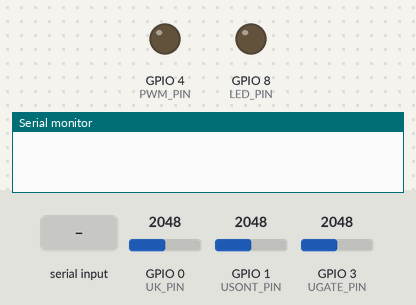
The sketch below on a simulated ESP32-C3. On the bench: output pins drawn as LEDs (lit = HIGH), the last lines printed to the serial monitor. The inputs (shaded band) are chosen by the test bench; at power-on: GPIO 1 (USONT_PIN) = 2048, GPIO 0 (UK_PIN) = 2048, GPIO 3 (UGATE_PIN) = 2048 (analog values on the 0–4095 scale).

Above: at 3.2 s.
3.3 s: "s" received over Serial
At 3.7 s:
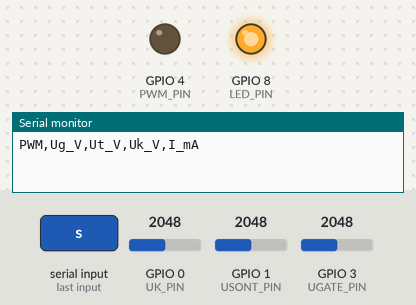
6.3 s: GPIO 1 (USONT_PIN) set to 475
9.3 s: GPIO 1 (USONT_PIN) set to 392
At 9.52 s:
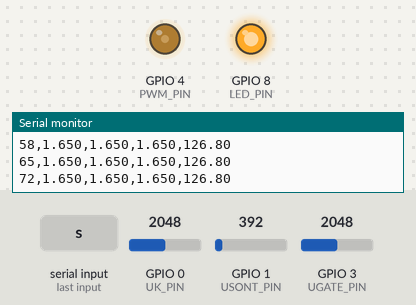
Timing chart, 0 to 12.3 s (numbered marks = the images above; inputs shaded):
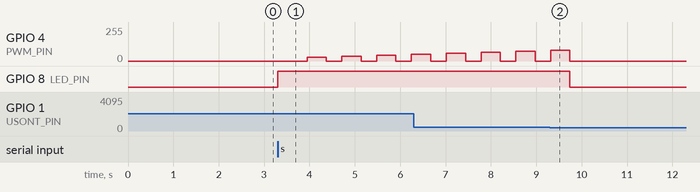

Measured:
- the behaviour switches between 436 and 435 on GPIO 1 (USONT_PIN) (found by bisection; images 1 and 2)
- after the input at 3.3 s, GPIO 4 (PWM_PIN): 0/255 → 30/255 after 0.65 s, → 0/255 0.43 s later, → 37/255 0.34 s later, → 0/255 0.43 s later, … (7 changes in this stretch); GPIO 8 (LED_PIN): LOW → HIGH at once
- after the input at 9.3 s, GPIO 4 (PWM_PIN): goes on until 9.7 s, then stays 0/255; GPIO 8 (LED_PIN): HIGH → LOW after 0.44 s

The sketch:

telep_rb2026.ino
```cpp
/*
  ESP32-C3 Super Mini – Optimalizált terhelésmérés (Tol=30, Ig=255, Step=7 10 Ohm, BC547, Rb 1K)
  Kimenet: PWM,Ug_V,Ut_V,Uk_V,I_mA  (CSV, vessző, tizedespont)
  Nagy felbontású átlagolással a lépcsőzetesség ellen.
*/

#include <Arduino.h>

// ======================== Lábkiosztás ========================
const uint8_t PWM_PIN   = 4;
const uint8_t UK_PIN    = 0;
const uint8_t USONT_PIN = 1;
const uint8_t UGATE_PIN = 3;

const uint8_t LED_PIN = 8;   // beépített LED GPIO8

// ======================== Feszültségosztó szorzók ========================
const float UK_SZORZO    = 1.0;
const float USONT_SZORZO = 1.0;
const float UGATE_SZORZO = 1.0;

// ======================== Mérési paraméterek ========================
const float SONT_OHM      = 10.0;
const float MAX_ARAM_mA   = 130.0;
const uint16_t MINTAK_SZAMA = 256;  // Átlagolás megemelve 16-ról 256-ra a sima görbéért

const unsigned long PIHENO_MS           = 300;
const unsigned long MERESI_IMPULZUS_MS  = 300;

// ======================== PWM beállítások ========================
const uint32_t PWM_FREKVENCIA_HZ = 5000;
const uint8_t PWM_FELBONTAS_BIT  = 8;

struct Meres {
  float uk_V;
  float usont_V;
  float ug_V;
  float aram_mA;
};

// ======================== Függvények ========================

float feszultsegMerese(uint8_t pin, float szorzo) {
  uint32_t osszeg_mV = 0;
  analogReadMilliVolts(pin);
  delayMicroseconds(100);

  // A megnövelt ciklus kiszűri az ADC bizonytalanságait
  for (uint16_t i = 0; i < MINTAK_SZAMA; i++) {
    osszeg_mV += analogReadMilliVolts(pin);
    delayMicroseconds(50);
  }
  float atlag_V = (osszeg_mV / (float)MINTAK_SZAMA) / 1000.0;
  return atlag_V * szorzo;
}

void terhelesKikapcsolasa() {
  ledcWrite(PWM_PIN, 0);
}

Meres meres() {
  Meres adat;
  adat.uk_V    = feszultsegMerese(UK_PIN, UK_SZORZO);
  adat.usont_V = feszultsegMerese(USONT_PIN, USONT_SZORZO);
  adat.ug_V    = feszultsegMerese(UGATE_PIN, UGATE_SZORZO);

  float usont_esés = adat.uk_V - adat.usont_V;
  adat.aram_mA = usont_esés * 1000.0 / SONT_OHM;
  if (adat.aram_mA < 0.0) adat.aram_mA = 0.0;
  return adat;
}

void adatKiirasa(int pwm, float ug_V, float ut_V, float uk_V, float aram_mA) {
  Serial.print(pwm);
  Serial.print(',');
  Serial.print(ug_V, 3);
  Serial.print(',');
  Serial.print(ut_V, 3);
  Serial.print(',');
  Serial.print(uk_V, 3);
  Serial.print(',');
  Serial.println(aram_mA, 2);
}

void automatikusMeres() {
  digitalWrite(LED_PIN, HIGH);
  terhelesKikapcsolasa();
  delay(300);

  Serial.println("PWM,Ug_V,Ut_V,Uk_V,I_mA");

  int pwm = 30;        // Lejjebb vettem 30-ra, hogy a kis áramok is látszódjanak
  int lepesköz = 7;

  while (pwm <= 255) {
    terhelesKikapcsolasa();
    delay(PIHENO_MS);

    float ut_V = feszultsegMerese(UK_PIN, UK_SZORZO);

    ledcWrite(PWM_PIN, pwm);
    delay(MERESI_IMPULZUS_MS);

    Meres terhelt = meres();
    terhelesKikapcsolasa();

    if (terhelt.aram_mA >= MAX_ARAM_mA) {
      adatKiirasa(pwm, terhelt.ug_V, ut_V, terhelt.uk_V, terhelt.aram_mA);
      break;
    }

    adatKiirasa(pwm, terhelt.ug_V, ut_V, terhelt.uk_V, terhelt.aram_mA);

    pwm += lepesköz;
  }

  terhelesKikapcsolasa();
  digitalWrite(LED_PIN, LOW);
}

// ======================== Setup & Loop ========================

void setup() {
  Serial.begin(115200);
  delay(2000);
  Serial.println();

  pinMode(LED_PIN, OUTPUT);
  digitalWrite(LED_PIN, LOW);

  analogReadResolution(12);
  analogSetPinAttenuation(UK_PIN,    ADC_11db);
  analogSetPinAttenuation(USONT_PIN, ADC_11db);
  analogSetPinAttenuation(UGATE_PIN, ADC_11db);

  bool pwmSikeres = ledcAttach(PWM_PIN, PWM_FREKVENCIA_HZ, PWM_FELBONTAS_BIT);
  if (!pwmSikeres) {
    while (true) {
      digitalWrite(LED_PIN, !digitalRead(LED_PIN));
      delay(500);
    }
  }

  ledcWrite(PWM_PIN, 0);
}

void loop() {
  if (Serial.available() > 0) {
    char c = Serial.read();
    if (c == 's' || c == 'S') {
      automatikusMeres();
    }
  }
  delay(10);
}
```
